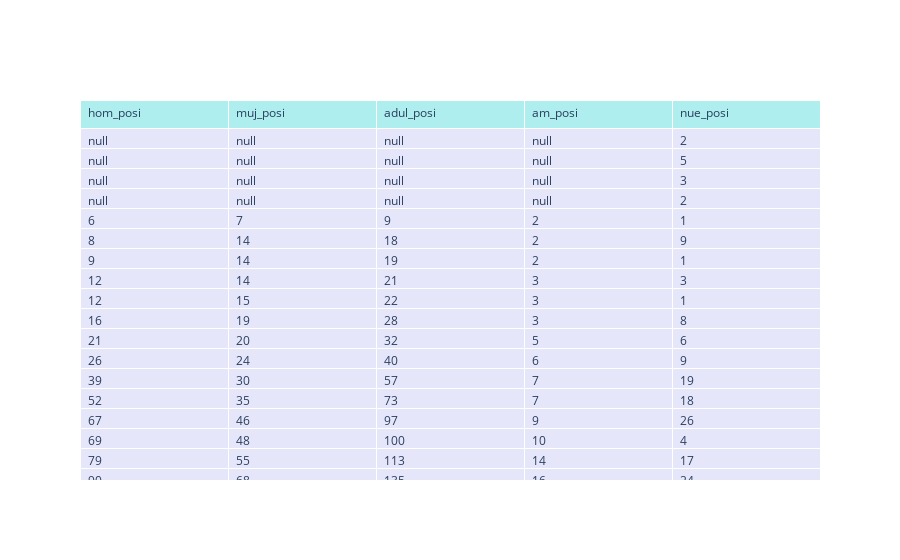

The cell this chart's notebook holds for it:
### Code cell
table1 = go.Figure(data=[go.Table(
    header=dict(values=list(table.columns),
                fill_color='paleturquoise',
                align='left'),
    cells=dict(values=[general.hom_posi, general.muj_posi, general.adul_posi, general.am_posi, general.nue_posi],
               fill_color='lavender',
               align='left'))
])

table1.show()

### Figure 1 — Plotly figure (JSON) as saved in the notebook; plotly's stock layout.template omitted (floating-point values rounded to 4 significant figures; data arrays with more than 128 entries replaced by an {"elided": "..."} marker saying what was removed)
{"data": [{"cells": {"align": "left", "fill": {"color": "lavender"}, "values": {"elided": "5x816 int values"}}, "header": {"align": "left", "fill": {"color": "paleturquoise"}, "values": ["hom_posi", "muj_posi", "adul_posi", "am_posi", "nue_posi"]}, "type": "table"}], "layout": {}}
